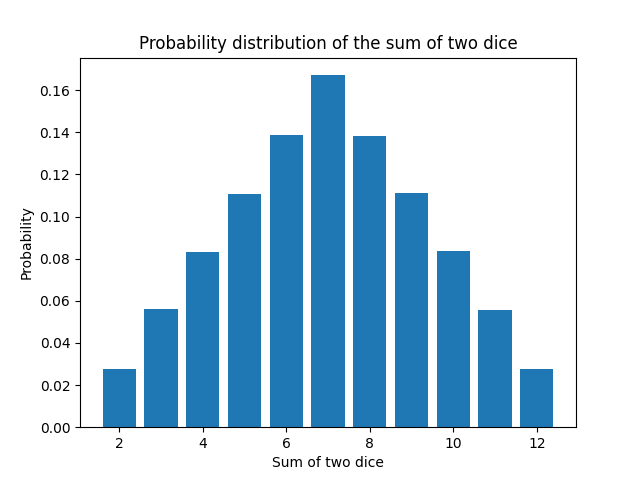

Here is the Python script that generated this plot:
import matplotlib.pyplot as plt
import random

from collections import defaultdict


# Number of dice rolls
num_of_rolls = 1_000_000
# Initialize a defaultdict to count occurrences of each dice sum
counts = defaultdict(int)

# Simulate dice rolls
for _ in range(num_of_rolls):
    # Generate a random number between 1 and 6 for each dice
    dice1 = random.randint(1, 6)
    dice2 = random.randint(1, 6)
    combination = dice1 + dice2  # Calculate the sum of the two dice
    counts[combination] += 1  # Increment the count for this sum

# Calculate probabilities for each sum
probabilities = {k: count / num_of_rolls for k, count in counts.items()}
# Sort the probabilities by the sum of the dice
sorted_probabilities = {k: probabilities[k] for k in sorted(probabilities)}

print(f'| {"Sum": ^10} | {"Probability": ^11} |')
print(f'| {"-"*10} | {"-"*11} |')
# Print sorted probabilities
for key, value in sorted_probabilities.items():
    print(f"| {key: ^10} | {value*100:^11.2f} |")

# Plot the probability distribution
plt.bar(sorted_probabilities.keys(), sorted_probabilities.values())
plt.xlabel("Sum of two dice")
plt.ylabel("Probability")
plt.title("Probability distribution of the sum of two dice")

plt.show()
